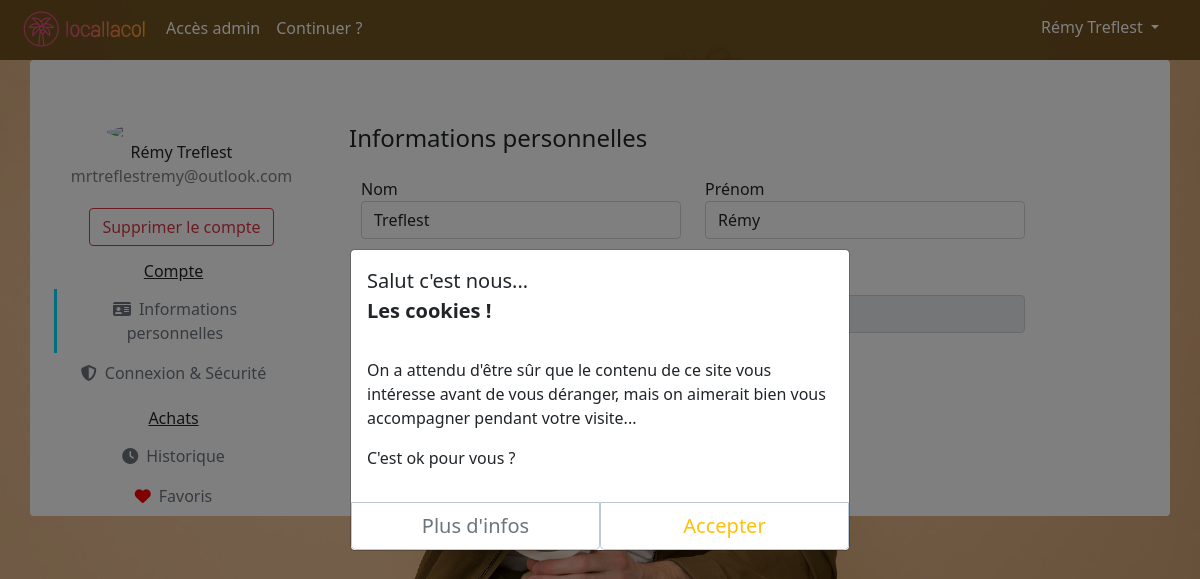
/vues/profil.php (signed in), run on the app's committed database.
### tables this page shows
CREATE TABLE IF NOT EXISTS `utilisateurs` (
  `idUtilisateur` int(11) NOT NULL AUTO_INCREMENT,
  `email` varchar(100) NOT NULL,
  `mdp` varchar(100) NOT NULL,
  `nom` varchar(100) NOT NULL,
  `prenom` varchar(100) NOT NULL,
  `idRole` int(11) NOT NULL,
  `acceptRGPD` tinyint(1) NOT NULL,
  `dateAcceptRGPD` date DEFAULT NULL,
  `DoB` date DEFAULT NULL,
  `age` int(3) NOT NULL,
  `token` varchar(100) DEFAULT NULL,
  PRIMARY KEY (`idUtilisateur`),
  UNIQUE KEY `email` (`email`)
);

### Modeles/Modele.php (called while the page is built)
<?php
class Modele {
    protected function getBdd()
    {
        $dsn = "mysql:host=localhost;dbname=ppe;charset=UTF8";
        $username = "root";
        $password = "";
        return new PDO($dsn, $username, $password, array(PDO::ATTR_ERRMODE => PDO::ERRMODE_EXCEPTION));
    }
}

### Modeles/Utilisateur.php (called while the page is built, shortened)
<?php
class Utilisateur extends Modele {
    private $email;
    private $nom;
    private $prenom;
    public function __construct($idUtilisateur = null){
        if ( $idUtilisateur != null ){
            $requete = $this->getBdd()->prepare("SELECT * FROM utilisateurs WHERE idUtilisateur = ?");
            $requete->execute([$idUtilisateur]);
            $infoUser =  $requete->fetch(PDO::FETCH_ASSOC);
            $this->email = $infoUser["email"];
            $this->nom = $infoUser["nom"];
            $this->prenom = $infoUser["prenom"];
            $requete = $this->getBdd()->prepare("SELECT * FROM messages WHERE expediteur = ? OR destinataire = ? ORDER BY date");
            $requete->execute([$idUtilisateur, $idUtilisateur]);
            $infosMessages = $requete->fetchAll(PDO::FETCH_ASSOC);
            foreach ( $infosMessages as $infoMessage ){
                $objetMessage = new Message();
            }
        }
    }
    public function getEmail(){
        return $this->email;
    }
    public function getNom(){
        return $this->nom;
    }
    public function getPrenom(){
        return $this->prenom;
    }
}

### vues/profil.php (the view, shortened to what this page needs)
<?php
require_once "header.php";
$user = new Utilisateur($_SESSION["idUtilisateur"]);
?>
<div class="container rounded bg-white">
    <div class="row">
        <div class="col-md-3 border-right">
            <div class="d-flex flex-column align-items-center text-center p-3 pt-3">
                <img class="rounded-circle mt-5" width="150px" src="https://st3.depositphotos.com/15648834/17930/v/600/depositphotos_179308454-stock-illustration-unknown-person-silhouette-glasses-profile.jpg">
                <span class="font-weight-bold"><?= $user->getPrenom() . " " . $user->getNom() ?></span>
                <span class="text-black-50"><?= $user->getEmail(); ?></span>
                <span class="mt-3">
                    <a href="../controleurs/supUser.php?id=<?= $_SESSION["idUtilisateur"]?>" class='btn btn-outline-danger mt-1'>Supprimer le compte</a>
                </span>
            </div>
            <div class="nav flex-column nav-pills me-3" id="v-pills-tab" role="tablist" aria-orientation="vertical">
                <h6 class="text-center text-decoration-underline">Compte</h6>
                <button class="border-profile text-muted nav-link active" id="v-pills-home-tab" data-bs-toggle="pill" data-bs-target="#v-pills-home" type="button" role="tab" aria-controls="v-pills-home" aria-selected="true">
                <i class="fas fa-id-card me-2"></i>Informations personnelles
                </button>
                <button class="border-profile text-muted nav-link" id="v-pills-profile-tab" data-bs-toggle="pill" data-bs-target="#v-pills-profile" type="button" role="tab" aria-controls="v-pills-profile" aria-selected="false">
                    <i class="fas fa-shield-alt me-2"></i>Connexion & Sécurité
                </button>
                <h6 class="text-center text-decoration-underline mt-3">Achats</h6>
                <button class="border-profile text-muted nav-link" id="v-pills-messages-tab" data-bs-toggle="pill" data-bs-target="#v-pills-messages" type="button" role="tab" aria-controls="v-pills-messages" aria-selected="false">
                    <i class="fas fa-clock me-2"></i>Historique
                </button>
                <button class="border-profile text-muted nav-link" id="v-pills-settings-tab" data-bs-toggle="pill" data-bs-target="#v-pills-settings" type="button" role="tab" aria-controls="v-pills-settings" aria-selected="false">
                    <i class="fas fa-heart me-2"></i>Favoris
                </button>
            </div>
        </div>
        <div class="col-md-8 mt-3 border-right">
            <div class="tab-content" id="v-pills-tabContent">
                <div class="tab-pane fade active show" id="v-pills-home" role="tabpanel" aria-labelledby="v-pills-home-tab">
                    <div class="p-3 py-5">
                        <div class="d-flex justify-content-between align-items-center mb-3">
                            <h4 class="text-right">Informations personnelles</h4>
                        </div>
                        <form method="post" action="../controleurs/updateUser.php?update=info">
                            <div class="row mt-2">
                                <div class="col-md-6">
                                    <label class="labels">Nom</label>
                                    <input type="text" name="nom" class="form-control" placeholder="Nom" value="<?= $user->getNom() ?>">
                                </div>
                                <div class="col-md-6">
                                    <label class="labels">Prénom</label>
                                    <input type="text" name="prenom" class="form-control" value="<?= $user->getPrenom() ?>" placeholder="Prénom">
                                </div>
                            </div>
                            <div class="row mt-3">
                                <div class="col-md-12 mt-3">
                                    <label class="labels">Âge</label>
                                </div>
                            </div>
                            <div class="mt-5 text-center">
                                <button class="btn btn-primary profile-button" type="submit">Sauvegarder les modifications</button>
                            </div>
                        </form>
                    </div>
                </div>
                </div>
            </div>
        </div>
    </div>
<?php
require_once "footer.php";
?>

### assets/css/style.css (style rules this page uses)
:root { --color-map-is-active: #3f5eb6; --color-offset-button-from: rgba(255, 157, 0, 0.698); --color-offset-button-to: rgba(218, 134, 0, 0.794); --color-close-button: rgb(58, 58, 58); --navbar-height: 60px; }
* { margin: 0; padding: 0; box-sizing: border-box; }
body { background: center / cover no-repeat url("../../assets/src/img/man.jpg"); background-attachment: fixed; }
.row { margin-left: 0; margin-right: 0; }
.far.fa-heart, .fas.fa-heart { transition: 0.1s; cursor: pointer; transition-timing-function: ease-in-out; }
.fas.fa-heart { color: red; }
.border-profile { background-color: transparent !important; }
.border-profile.active { border-radius: 0px; border-left: 3px solid #00dcff !important; }

### data on the page
utilisateurs: prenom "Rémy", nom "Treflest", email "mrtreflestremy@outlook.com"

### other printed values
$_SESSION["prenom"] "Rémy"
$_SESSION["nom"] "Treflest"
